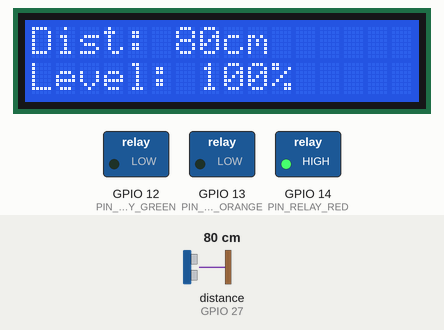
The sketch below on a simulated ESP32. Shown: 16×2 character LCD, switched loads named in the sketch (green lamp = pin HIGH). Wiring (inferred from the names in the program): ultrasonic range finder: trigger GPIO 26; echo GPIO 27. The inputs (shaded band) are chosen by the test bench; at power-on: distance to the obstacle (sensor on GPIO 27) 80 cm. The echo pulse lasts 58.3 µs per cm; pins used as bus, display or sensor lines are not drawn.

Above: at 2.2 s.
2.3 s: distance to the obstacle (sensor on GPIO 27) set to 98 cm
At 3.8 s:
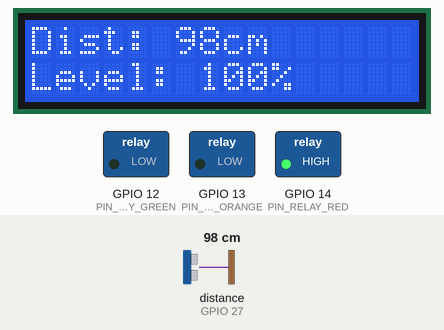
4.2 s: distance to the obstacle (sensor on GPIO 27) set to 104 cm
At 5.2 s:
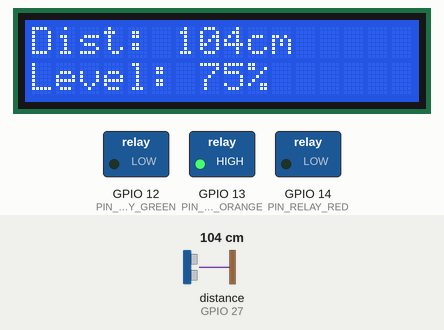
5.8 s: distance to the obstacle (sensor on GPIO 27) set to 2 cm
At 6.4 s:
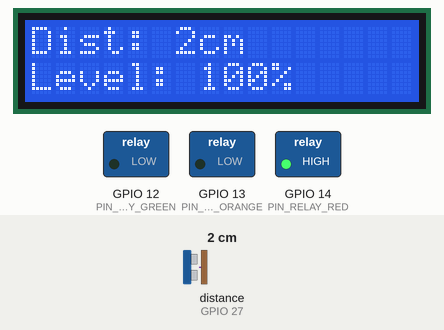
Timing chart, 0 to 8.8 s (numbered marks = the images above; inputs shaded):
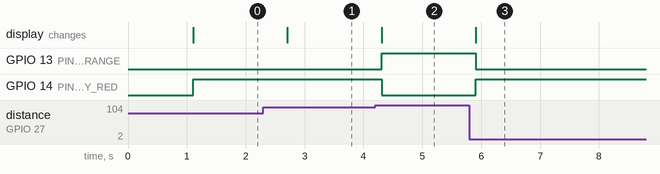

Measured:
- the behaviour switches between 100 and 101 cm on distance to the obstacle (sensor on GPIO 27) (found by bisection; images 1 and 2)
- after the input at 2.3 s, the display: changes after 0.41 s (image 1)
- after the input at 4.2 s, GPIO 13 (PIN_RELAY_ORANGE): LOW → HIGH after 0.11 s; GPIO 14 (PIN_RELAY_RED): HIGH → LOW after 0.11 s; the display: changes after 0.11 s (image 2)
- after the input at 5.8 s, GPIO 13 (PIN_RELAY_ORANGE): HIGH → LOW after 0.11 s; GPIO 14 (PIN_RELAY_RED): LOW → HIGH after 0.11 s; the display: changes after 0.11 s (image 3)

The sketch:

withoutblynk.ino
```cpp
#include <LiquidCrystal_I2C.h>

#define PIN_RELAY_RED 14
#define PIN_RELAY_ORANGE 13
#define PIN_RELAY_GREEN 12
#define PIN_TRIG 26
#define PIN_ECHO 27
#define I2C_ADDR    0x27
#define LCD_COLUMNS 16
#define LCD_LINES    2

LiquidCrystal_I2C lcd(I2C_ADDR, LCD_COLUMNS, LCD_LINES);

void setup() {
  pinMode(PIN_TRIG, OUTPUT);
  pinMode(PIN_ECHO, INPUT);
  pinMode(PIN_RELAY_RED, OUTPUT);
  pinMode(PIN_RELAY_ORANGE, OUTPUT);
  pinMode(PIN_RELAY_GREEN, OUTPUT);

  // Initialize relays to OFF
  digitalWrite(PIN_RELAY_RED, LOW);
  digitalWrite(PIN_RELAY_ORANGE, LOW);
  digitalWrite(PIN_RELAY_GREEN, LOW);

  lcd.init();
  lcd.backlight();
  lcd.print("Booting Up");
  delay(1000);
  lcd.clear();
}

void loop() {
  // Trigger the ultrasonic sensor
  digitalWrite(PIN_TRIG, HIGH);
  delayMicroseconds(10);
  digitalWrite(PIN_TRIG, LOW);

  // Calculate distance in cm
  int distance = pulseIn(PIN_ECHO, HIGH) / 58;

  // Display Distance on Row 0
  lcd.setCursor(0, 0);
  lcd.print("Dist: ");
  lcd.print(distance);
  lcd.print("cm   ");

  lcd.setCursor(0, 1);
  // --- Level Logic & Color Relays ---

  if (distance <= 100) {
    // LEVEL 100% - RED / BUZZER
    lcd.print("Level: 100%     ");
    digitalWrite(PIN_RELAY_RED, HIGH);
    digitalWrite(PIN_RELAY_ORANGE, LOW);
    digitalWrite(PIN_RELAY_GREEN, LOW);
  }
  else if (distance <= 300) {
    // LEVEL 50% - 75% - ORANGE
    // (Distance from 101cm to 300cm)
    if (distance <= 200) lcd.print("Level: 75%      ");
    else                 lcd.print("Level: 50%      ");

    digitalWrite(PIN_RELAY_RED, LOW);
    digitalWrite(PIN_RELAY_ORANGE, HIGH);
    digitalWrite(PIN_RELAY_GREEN, LOW);
  }
  else {
    // LEVEL 0% - 25% - GREEN
    // (Distance above 300cm)
    if (distance <= 400) lcd.print("Level: 25%      ");
    else                 lcd.print("Level: 0%       ");

    digitalWrite(PIN_RELAY_RED, LOW);
    digitalWrite(PIN_RELAY_ORANGE, LOW);
    digitalWrite(PIN_RELAY_GREEN, HIGH);
  }

  delay(500);
}
```
